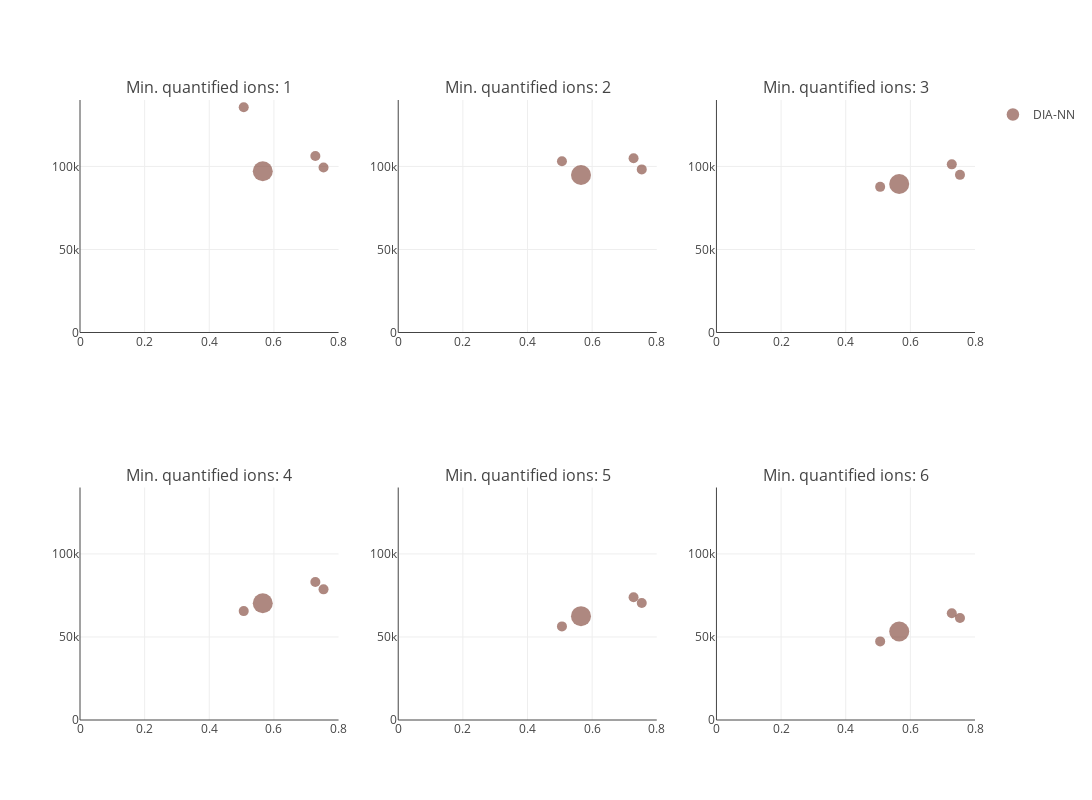

Notebook source saved alongside this figure:
### Code cell
plot, results_versioning = plot_performance_metrics_all_filters(
    file_paths_versioning, x_range=[0, 0.8], y_range=[0, 140000], metric="Mean"
)
plot

### Figure 1 — Plotly figure (JSON) as saved in the notebook; plotly's stock layout.template omitted (floating-point values rounded to 4 significant figures)
{"data": [{"hovertext": ["ProteoBench ID: DIA-NN_20250221_101724<br>Software tool: DIA-NN 1.7.16<br>Comment (private submission): 1.7.16", "ProteoBench ID: DIA-NN_20250221_101748<br>Software tool: DIA-NN 1.8<br>Comment (private submission): 1.8", "ProteoBench ID: DIA-NN_20250221_101815<br>Software tool: DIA-NN 1.9.1<br>Comment (private submission): 1.9.1", "ProteoBench ID: DIA-NN_20250221_101836<br>Software tool: DIA-NN 1.9.2<br>Comment (private submission): 1.9.2"], "marker": {"color": ["#8c564b", "#8c564b", "#8c564b", "#8c564b"], "showscale": false, "size": [10, 10, 10, 20]}, "mode": "markers", "name": "DIA-NN", "type": "scatter", "x": [0.7535, 0.7282, 0.5066, 0.5655], "xaxis": "x", "y": [99362, 106297, 135656, 97072], "yaxis": "y"}, {"hovertext": ["ProteoBench ID: DIA-NN_20250221_101724<br>Software tool: DIA-NN 1.7.16<br>Comment (private submission): 1.7.16", "ProteoBench ID: DIA-NN_20250221_101748<br>Software tool: DIA-NN 1.8<br>Comment (private submission): 1.8", "ProteoBench ID: DIA-NN_20250221_101815<br>Software tool: DIA-NN 1.9.1<br>Comment (private submission): 1.9.1", "ProteoBench ID: DIA-NN_20250221_101836<br>Software tool: DIA-NN 1.9.2<br>Comment (private submission): 1.9.2"], "marker": {"color": ["#8c564b", "#8c564b", "#8c564b", "#8c564b"], "showscale": false, "size": [10, 10, 10, 20]}, "mode": "markers", "name": "DIA-NN", "showlegend": false, "type": "scatter", "x": [0.7535, 0.7282, 0.5066, 0.5655], "xaxis": "x2", "y": [98204, 104967, 103142, 94847], "yaxis": "y2"}, {"hovertext": ["ProteoBench ID: DIA-NN_20250221_101724<br>Software tool: DIA-NN 1.7.16<br>Comment (private submission): 1.7.16", "ProteoBench ID: DIA-NN_20250221_101748<br>Software tool: DIA-NN 1.8<br>Comment (private submission): 1.8", "ProteoBench ID: DIA-NN_20250221_101815<br>Software tool: DIA-NN 1.9.1<br>Comment (private submission): 1.9.1", "ProteoBench ID: DIA-NN_20250221_101836<br>Software tool: DIA-NN 1.9.2<br>Comment (private submission): 1.9.2"], "marker": {"color": ["#8c564b", "#8c564b", "#8c564b", "#8c564b"], "showscale": false, "size": [10, 10, 10, 20]}, "mode": "markers", "name": "DIA-NN", "showlegend": false, "type": "scatter", "x": [0.7535, 0.7282, 0.5066, 0.5655], "xaxis": "x3", "y": [94926, 101241, 87691, 89399], "yaxis": "y3"}, {"hovertext": ["ProteoBench ID: DIA-NN_20250221_101724<br>Software tool: DIA-NN 1.7.16<br>Comment (private submission): 1.7.16", "ProteoBench ID: DIA-NN_20250221_101748<br>Software tool: DIA-NN 1.8<br>Comment (private submission): 1.8", "ProteoBench ID: DIA-NN_20250221_101815<br>Software tool: DIA-NN 1.9.1<br>Comment (private submission): 1.9.1", "ProteoBench ID: DIA-NN_20250221_101836<br>Software tool: DIA-NN 1.9.2<br>Comment (private submission): 1.9.2"], "marker": {"color": ["#8c564b", "#8c564b", "#8c564b", "#8c564b"], "showscale": false, "size": [10, 10, 10, 20]}, "mode": "markers", "name": "DIA-NN", "showlegend": false, "type": "scatter", "x": [0.7535, 0.7282, 0.5066, 0.5655], "xaxis": "x4", "y": [78671, 83141, 65569, 70284], "yaxis": "y4"}, {"hovertext": ["ProteoBench ID: DIA-NN_20250221_101724<br>Software tool: DIA-NN 1.7.16<br>Comment (private submission): 1.7.16", "ProteoBench ID: DIA-NN_20250221_101748<br>Software tool: DIA-NN 1.8<br>Comment (private submission): 1.8", "ProteoBench ID: DIA-NN_20250221_101815<br>Software tool: DIA-NN 1.9.1<br>Comment (private submission): 1.9.1", "ProteoBench ID: DIA-NN_20250221_101836<br>Software tool: DIA-NN 1.9.2<br>Comment (private submission): 1.9.2"], "marker": {"color": ["#8c564b", "#8c564b", "#8c564b", "#8c564b"], "showscale": false, "size": [10, 10, 10, 20]}, "mode": "markers", "name": "DIA-NN", "showlegend": false, "type": "scatter", "x": [0.7535, 0.7282, 0.5066, 0.5655], "xaxis": "x5", "y": [70490, 73941, 56368, 62523], "yaxis": "y5"}, {"hovertext": ["ProteoBench ID: DIA-NN_20250221_101724<br>Software tool: DIA-NN 1.7.16<br>Comment (private submission): 1.7.16", "ProteoBench ID: DIA-NN_20250221_101748<br>Software tool: DIA-NN 1.8<br>Comment (private submission): 1.8", "ProteoBench ID: DIA-NN_20250221_101815<br>Software tool: DIA-NN 1.9.1<br>Comment (private submission): 1.9.1", "ProteoBench ID: DIA-NN_20250221_101836<br>Software tool: DIA-NN 1.9.2<br>Comment (private submission): 1.9.2"], "marker": {"color": ["#8c564b", "#8c564b", "#8c564b", "#8c564b"], "showscale": false, "size": [10, 10, 10, 20]}, "mode": "markers", "name": "DIA-NN", "showlegend": false, "type": "scatter", "x": [0.7535, 0.7282, 0.5066, 0.5655], "xaxis": "x6", "y": [61470, 64306, 47335, 53317], "yaxis": "y6"}], "layout": {"annotations": [{"font": {"size": 16}, "showarrow": false, "text": "Min. quantified ions: 1", "x": 0.1444, "xanchor": "center", "xref": "paper", "y": 1, "yanchor": "bottom", "yref": "paper"}, {"font": {"size": 16}, "showarrow": false, "text": "Min. quantified ions: 2", "x": 0.5, "xanchor": "center", "xref": "paper", "y": 1, "yanchor": "bottom", "yref": "paper"}, {"font": {"size": 16}, "showarrow": false, "text": "Min. quantified ions: 3", "x": 0.8556, "xanchor": "center", "xref": "paper", "y": 1, "yanchor": "bottom", "yref": "paper"}, {"font": {"size": 16}, "showarrow": false, "text": "Min. quantified ions: 4", "x": 0.1444, "xanchor": "center", "xref": "paper", "y": 0.375, "yanchor": "bottom", "yref": "paper"}, {"font": {"size": 16}, "showarrow": false, "text": "Min. quantified ions: 5", "x": 0.5, "xanchor": "center", "xref": "paper", "y": 0.375, "yanchor": "bottom", "yref": "paper"}, {"font": {"size": 16}, "showarrow": false, "text": "Min. quantified ions: 6", "x": 0.8556, "xanchor": "center", "xref": "paper", "y": 0.375, "yanchor": "bottom", "yref": "paper"}], "height": 800, "width": 1200, "xaxis": {"anchor": "y", "domain": [0, 0.2889], "range": [0, 0.8]}, "xaxis2": {"anchor": "y2", "domain": [0.3556, 0.6444], "range": [0, 0.8]}, "xaxis3": {"anchor": "y3", "domain": [0.7111, 1], "range": [0, 0.8]}, "xaxis4": {"anchor": "y4", "domain": [0, 0.2889], "range": [0, 0.8]}, "xaxis5": {"anchor": "y5", "domain": [0.3556, 0.6444], "range": [0, 0.8]}, "xaxis6": {"anchor": "y6", "domain": [0.7111, 1], "range": [0, 0.8]}, "yaxis": {"anchor": "x", "domain": [0.625, 1], "range": [0, 140000]}, "yaxis2": {"anchor": "x2", "domain": [0.625, 1], "range": [0, 140000]}, "yaxis3": {"anchor": "x3", "domain": [0.625, 1], "range": [0, 140000]}, "yaxis4": {"anchor": "x4", "domain": [0, 0.375], "range": [0, 140000]}, "yaxis5": {"anchor": "x5", "domain": [0, 0.375], "range": [0, 140000]}, "yaxis6": {"anchor": "x6", "domain": [0, 0.375], "range": [0, 140000]}}}
